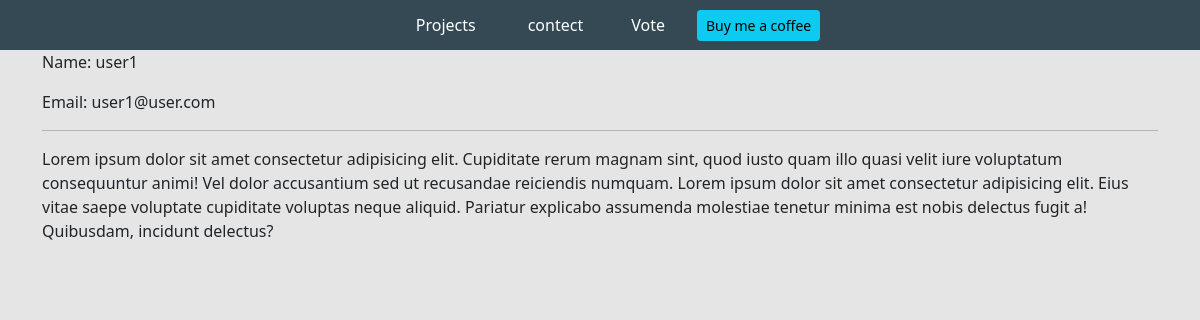
The app's page /message/954853c2-7b27-463a-aaaa-165a1c8ce3b9/ with its own data.
### base/models.py (models this page shows, shortened)
class Message(models.Model):
    name = models.CharField(max_length=200, null=True)
    email = models.CharField(max_length=200, null=True)
    subject = models.CharField(max_length=200, null=True)
    body = models.TextField()
    is_read = models.BooleanField(default=False)
    created = models.DateTimeField(auto_now_add=True)
    id = models.UUIDField(default=uuid.uuid4, unique=True, primary_key=True, editable=False)

### base/views.py (the view)
# urls.py: path('message/<str:pk>/', views.messagePage, name='message'),
def messagePage(request, pk):
    message = Message.objects.get(id=pk)
    message.is_read=True
    message.save()
    context = {'message':message}
    return render(request, 'base/message.html', context)

### base/templates/base/message.html
{% extends 'base/main.html' %}
{% load static %}
{% block content %}
<div class="container">
    <p>Name: {{message.name}} </p>
    <p>Email: {{message.email}} </p>
    <hr>
    <p>{{message.body}}</P>
</div>
{% endblock content %}

### static/styles/main.css (style rules this page uses)
body { background-color: #E5E5E5; }

### records on screen
Message: name "user1", email "user1@user.com", body "Lorem ipsum dolor sit amet consectetur adipisicing elit. Cupiditate rerum magnam sint, quod iusto quam illo quasi velit iure voluptatum consequuntur animi! Vel dolor accusantium sed ut recusandae reiciendis numquam. Lorem ipsum dolor sit amet consectetur adipisicing elit. Eius vitae saepe voluptate cupiditate voluptas neque aliquid. Pariatur explicabo assumenda molestiae tenetur minima est nobis delectus fugit a! Quibusdam, incidunt delectus?"
